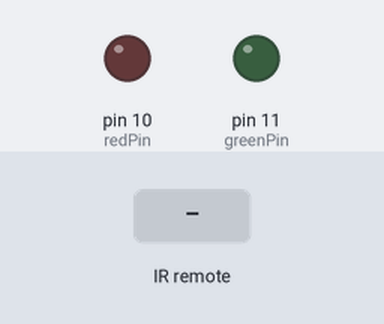
A sketch run on a simulated Arduino Uno, built with avr-gcc and run on an emulated ATmega328P. On the bench: output pins drawn as LEDs (lit = HIGH). The test bench sets the inputs (shaded band).

Above: at 1.2 s.
1.3 s: infrared code 0xFF38C7 received
At 2.3 s:
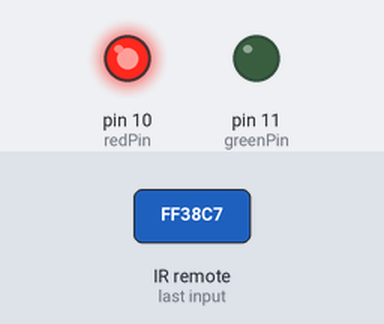
2.8 s: infrared code 0xFF18E7 received
At 3.8 s:
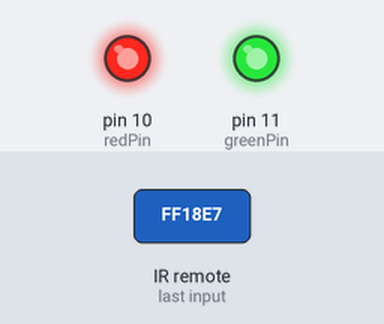
4.8 s: infrared code 0xFF5AA5 received
At 6.5 s:
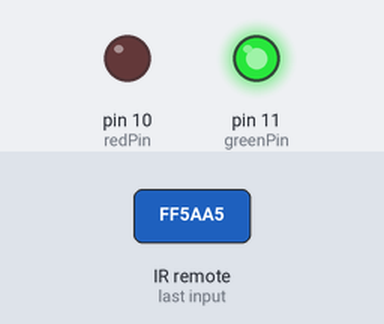
6.8 s: infrared code 0xFF7A85 received
At 8.1 s:
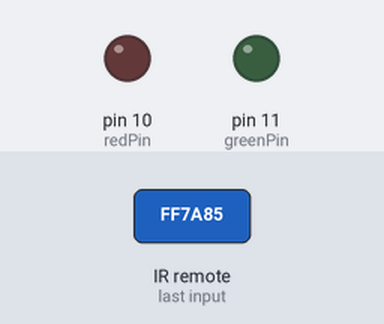
Timing chart, 0 to 9.8 s (numbered marks = the images above; inputs shaded):
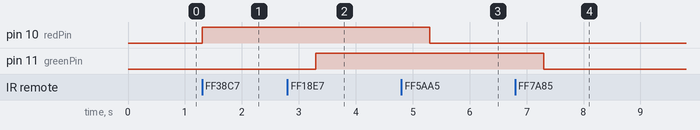

Measured:
- after the input at 1.3 s, pin 10 (redPin): LOW → HIGH at once
- after the input at 2.8 s, pin 11 (greenPin): LOW → HIGH after 0.50 s
- after the input at 4.8 s, pin 10 (redPin): HIGH → LOW after 0.50 s
- after the input at 6.8 s, pin 11 (greenPin): HIGH → LOW after 0.50 s

The sketch:

IR_Remote.ino
```cpp
#include <IRremote.h>

const int RECV_PIN = 7; // The pin that is connected to the reciever
IRrecv irrecv(RECV_PIN);
decode_results results;
const int redPin = 10;  // Controls one LED
const int greenPin = 11;// Controls other LED

void setup() {
  irrecv.enableIRIn();
  irrecv.blink13(true);
  pinMode(redPin, OUTPUT);
  pinMode(greenPin, OUTPUT);
}

void loop() {
  if(irrecv.decode(&results)) {

    switch(results.value) {
      case 0xFF38C7: // This is button 5 on the remote.
        digitalWrite(redPin, HIGH);   // Turn the LED on
        delay(2000);  // Wait 2 seconds
    }

    switch(results.value) {
      case 0xFF5AA5:  // This is button 6
        digitalWrite(redPin, LOW);    // Turn the LED off
        delay(2000);
    }

    switch(results.value) {
      case 0xFF18E7: // This is button 2 on the remote.
        digitalWrite(greenPin, HIGH); // Turn the LED on
        delay(2000);  // Wait 2 seconds
    }

    switch(results.value) {
      case 0xFF7A85: // This is button 3 on the remote
        digitalWrite(greenPin, LOW); // Turn the LED off
        delay(2000);
    }

    irrecv.resume();
  }
}
```
